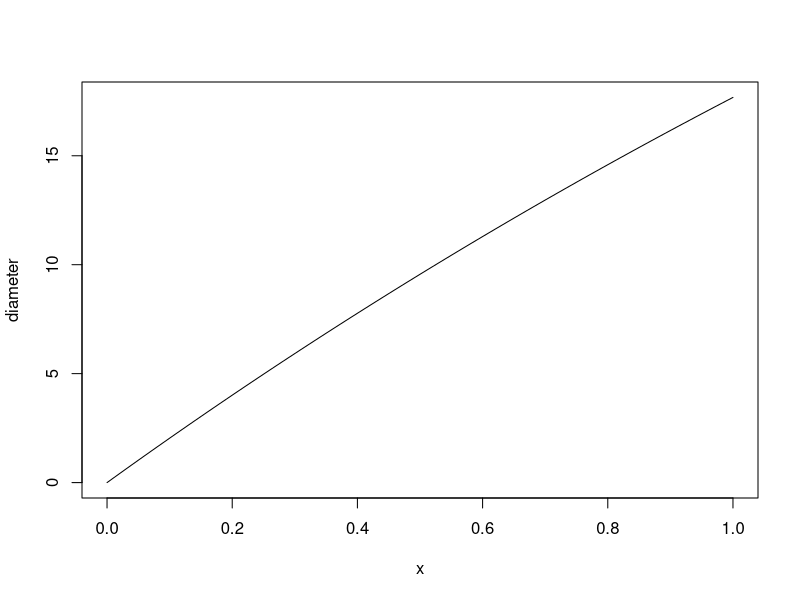

This chart was generated by the following R code:
####### Mae Rennick
###### Urchin Growth Rates

##Kenner 1992 (Population dynamics of the sea urchin Strongylocentrotus purpuratus in a Central California kelp forest: recruitment, mortality, growth, and diet) Growth Curve 

## Von Bertalanffy Equation 
#Test diameter as a product of age

Din<- 63.38
K<- .327 #growth rate constant
a0<-0

diameter <- function(a) {
  D <- Din*(1-exp(-K*(a-a0)))
  return(D)
}

age<-c(0:7)

diameter(age)


plot(diameter)

#Dd/Da=K(Din-D)
#seasonally adjusted Bertalanffy exists

##for loop where each age is i a0 can tay at zero 
#but then you need to add change in diameter to original diameters unit of time will be one year unless you want to divide it by 12 to have it by month


#size dependent consumption rate based of of mesocosum expiriments

b<-.00089
a<-.003482

#per_cap_consumption<-a+b*D



